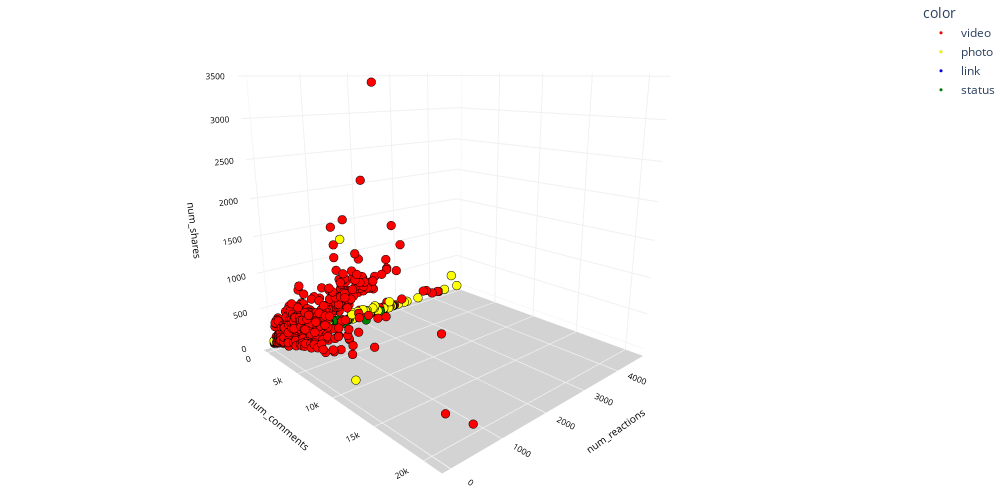

The notebook cell saved with this chart:
### Code cell
# Visualizamos datos en 3D

import plotly.express as px

colors = px.colors.sequential.Plasma
colors[0], colors[1], colors[2], colors[3] = ['red', 'yellow', 'blue', 'green']
fig = px.scatter_3d(df, x='num_comments', y='num_reactions', z='num_shares', color=df['status_type'].astype(str), color_discrete_sequence=colors, height=500, width=1000)
fig.update_layout(showlegend=True,
                  scene_camera=dict(up=dict(x=0, y=0, z=1), 
                                    center=dict(x=0, y=0, z=-0.1),
                                    eye=dict(x=1.5, y=-1.4, z=0.5)),
                  margin=dict(l=0, r=0, b=0, t=0),
                  scene=dict(xaxis=dict(backgroundcolor='white',
                                        color='black',
                                        gridcolor='#f0f0f0',
                                        title_font=dict(size=10),
                                        tickfont=dict(size=10)),
                             yaxis=dict(backgroundcolor='white',
                                        color='black',
                                        gridcolor='#f0f0f0',
                                        title_font=dict(size=10),
                                        tickfont=dict(size=10)),
                             zaxis=dict(backgroundcolor='lightgrey',
                                        color='black', 
                                        gridcolor='#f0f0f0',
                                        title_font=dict(size=10),
                                        tickfont=dict(size=10))))
fig.update_traces(marker=dict(size=3, line=dict(color='black', width=0.1)))
fig.show()

### Figure 1 — Plotly figure (JSON) as saved in the notebook; plotly's stock layout.template omitted (floating-point values rounded to 4 significant figures; data arrays with more than 128 entries replaced by an {"elided": "..."} marker saying what was removed)
{"data": [{"hovertemplate": "color=video<br>num_comments=%{x}<br>num_reactions=%{y}<br>num_shares=%{z}<extra></extra>", "legendgroup": "video", "marker": {"color": "red", "line": {"color": "black", "width": 0.1}, "size": 3, "symbol": "circle"}, "mode": "markers", "name": "video", "scene": "scene", "showlegend": true, "type": "scatter3d", "x": {"elided": "2333 int values"}, "y": {"elided": "2333 int values"}, "z": {"elided": "2333 int values"}}, {"hovertemplate": "color=photo<br>num_comments=%{x}<br>num_reactions=%{y}<br>num_shares=%{z}<extra></extra>", "legendgroup": "photo", "marker": {"color": "yellow", "line": {"color": "black", "width": 0.1}, "size": 3, "symbol": "circle"}, "mode": "markers", "name": "photo", "scene": "scene", "showlegend": true, "type": "scatter3d", "x": {"elided": "4242 int values"}, "y": {"elided": "4242 int values"}, "z": {"elided": "4242 int values"}}, {"hovertemplate": "color=link<br>num_comments=%{x}<br>num_reactions=%{y}<br>num_shares=%{z}<extra></extra>", "legendgroup": "link", "marker": {"color": "blue", "line": {"color": "black", "width": 0.1}, "size": 3, "symbol": "circle"}, "mode": "markers", "name": "link", "scene": "scene", "showlegend": true, "type": "scatter3d", "x": [9, 0, 1, 3, 0, 0, 3, 4, 11, 9, 4, 1, 4, 6, 0, 3, 1, 0, 8, 1, 70, 26, 35, 3, 14, 9, 16, 0, 7, 4, 6, 0, 0, 26, 0, 0, 0, 3, 0, 0, 0, 0, 0, 0, 0, 0, 26, 30, 4, 0, 0, 0, 0, 7, 0, 0, 1, 4, 0, 0, 0, 0, 0], "y": [16, 15, 33, 46, 169, 237, 46, 33, 63, 27, 48, 44, 43, 59, 51, 59, 40, 6, 1933, 2214, 1940, 1931, 2026, 1169, 1010, 1032, 1132, 1182, 1212, 1342, 1444, 1182, 37, 52, 165, 76, 30, 144, 95, 10, 10, 334, 57, 50, 20, 53, 120, 93, 21, 3, 8, 6, 12, 12, 4, 8, 9, 9, 6, 8, 1, 16, 66], "z": [0, 0, 1, 1, 57, 0, 1, 4, 1, 0, 4, 0, 1, 5, 0, 0, 0, 0, 0, 0, 12, 0, 1, 26, 4, 0, 8, 0, 1, 0, 1, 0, 0, 1, 52, 6, 0, 16, 9, 0, 7, 20, 10, 3, 3, 10, 0, 0, 0, 0, 1, 2, 0, 7, 0, 0, 0, 0, 0, 0, 0, 0, 2]}, {"hovertemplate": "color=status<br>num_comments=%{x}<br>num_reactions=%{y}<br>num_shares=%{z}<extra></extra>", "legendgroup": "status", "marker": {"color": "green", "line": {"color": "black", "width": 0.1}, "size": 3, "symbol": "circle"}, "mode": "markers", "name": "status", "scene": "scene", "showlegend": true, "type": "scatter3d", "x": {"elided": "359 int values"}, "y": {"elided": "359 int values"}, "z": {"elided": "359 int values"}}], "layout": {"height": 500, "legend": {"title": {"text": "color"}, "tracegroupgap": 0}, "margin": {"b": 0, "l": 0, "r": 0, "t": 0}, "scene": {"camera": {"center": {"x": 0, "y": 0, "z": -0.1}, "eye": {"x": 1.5, "y": -1.4, "z": 0.5}, "up": {"x": 0, "y": 0, "z": 1}}, "domain": {"x": [0, 1], "y": [0, 1]}, "xaxis": {"backgroundcolor": "white", "color": "black", "gridcolor": "#f0f0f0", "tickfont": {"size": 10}, "title": {"font": {"size": 10}, "text": "num_comments"}}, "yaxis": {"backgroundcolor": "white", "color": "black", "gridcolor": "#f0f0f0", "tickfont": {"size": 10}, "title": {"font": {"size": 10}, "text": "num_reactions"}}, "zaxis": {"backgroundcolor": "lightgrey", "color": "black", "gridcolor": "#f0f0f0", "tickfont": {"size": 10}, "title": {"font": {"size": 10}, "text": "num_shares"}}}, "showlegend": true, "width": 1000}}
